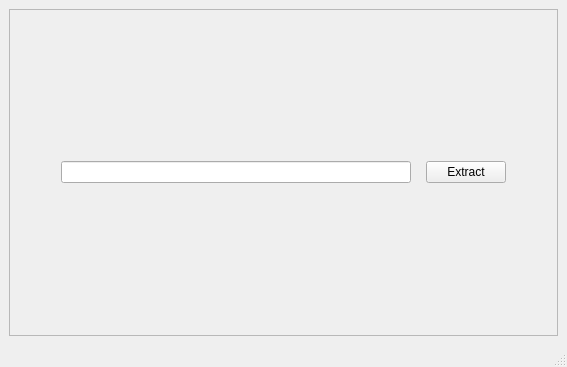
<?xml version="1.0" encoding="UTF-8"?>
<ui version="4.0">
 <class>MainWindow</class>
 <widget class="QMainWindow" name="MainWindow">
  <property name="geometry">
   <rect>
    <x>0</x>
    <y>0</y>
    <width>567</width>
    <height>367</height>
   </rect>
  </property>
  <property name="windowTitle">
   <string>MainWindow</string>
  </property>
  <widget class="QWidget" name="centralwidget">
   <layout class="QGridLayout" name="gridLayout">
    <item row="0" column="0">
     <widget class="QFrame" name="frame">
      <property name="frameShape">
       <enum>QFrame::StyledPanel</enum>
      </property>
      <property name="frameShadow">
       <enum>QFrame::Raised</enum>
      </property>
      <layout class="QGridLayout" name="gridLayout_3">
       <item row="0" column="0">
        <layout class="QGridLayout" name="gridLayout_2" columnstretch="45,0,10,0,45">
         <item row="0" column="2">
          <spacer name="horizontalSpacer">
           <property name="orientation">
            <enum>Qt::Horizontal</enum>
           </property>
           <property name="sizeHint" stdset="0">
            <size>
             <width>40</width>
             <height>20</height>
            </size>
           </property>
          </spacer>
         </item>
         <item row="0" column="1">
          <widget class="QLineEdit" name="linkEditLine">
           <property name="sizePolicy">
            <sizepolicy hsizetype="Fixed" vsizetype="Fixed">
             <horstretch>0</horstretch>
             <verstretch>0</verstretch>
            </sizepolicy>
           </property>
           <property name="minimumSize">
            <size>
             <width>350</width>
             <height>0</height>
            </size>
           </property>
          </widget>
         </item>
         <item row="0" column="3">
          <widget class="QPushButton" name="extractButton">
           <property name="sizePolicy">
            <sizepolicy hsizetype="Fixed" vsizetype="Fixed">
             <horstretch>0</horstretch>
             <verstretch>0</verstretch>
            </sizepolicy>
           </property>
           <property name="text">
            <string>Extract</string>
           </property>
          </widget>
         </item>
         <item row="0" column="4">
          <spacer name="horizontalSpacer_2">
           <property name="orientation">
            <enum>Qt::Horizontal</enum>
           </property>
           <property name="sizeHint" stdset="0">
            <size>
             <width>40</width>
             <height>20</height>
            </size>
           </property>
          </spacer>
         </item>
         <item row="0" column="0">
          <spacer name="horizontalSpacer_3">
           <property name="orientation">
            <enum>Qt::Horizontal</enum>
           </property>
           <property name="sizeHint" stdset="0">
            <size>
             <width>40</width>
             <height>20</height>
            </size>
           </property>
          </spacer>
         </item>
        </layout>
       </item>
      </layout>
     </widget>
    </item>
   </layout>
  </widget>
  <widget class="QMenuBar" name="menubar">
   <property name="geometry">
    <rect>
     <x>0</x>
     <y>0</y>
     <width>567</width>
     <height>26</height>
    </rect>
   </property>
  </widget>
  <widget class="QStatusBar" name="statusbar"/>
 </widget>
 <resources/>
 <connections/>
</ui>
